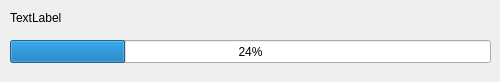
<?xml version="1.0" encoding="UTF-8"?>
<ui version="4.0">
 <class>CQDlgProgress</class>
 <widget class="QDialog" name="CQDlgProgress">
  <property name="geometry">
   <rect>
    <x>0</x>
    <y>0</y>
    <width>500</width>
    <height>82</height>
   </rect>
  </property>
  <property name="windowTitle">
   <string>Progress</string>
  </property>
  <property name="locale">
   <locale language="English" country="UnitedStates"/>
  </property>
  <widget class="QProgressBar" name="qqBar">
   <property name="geometry">
    <rect>
     <x>10</x>
     <y>40</y>
     <width>481</width>
     <height>23</height>
    </rect>
   </property>
   <property name="value">
    <number>24</number>
   </property>
  </widget>
  <widget class="QLabel" name="qqText">
   <property name="geometry">
    <rect>
     <x>10</x>
     <y>10</y>
     <width>481</width>
     <height>16</height>
    </rect>
   </property>
   <property name="text">
    <string>TextLabel</string>
   </property>
  </widget>
 </widget>
 <resources/>
 <connections/>
</ui>
